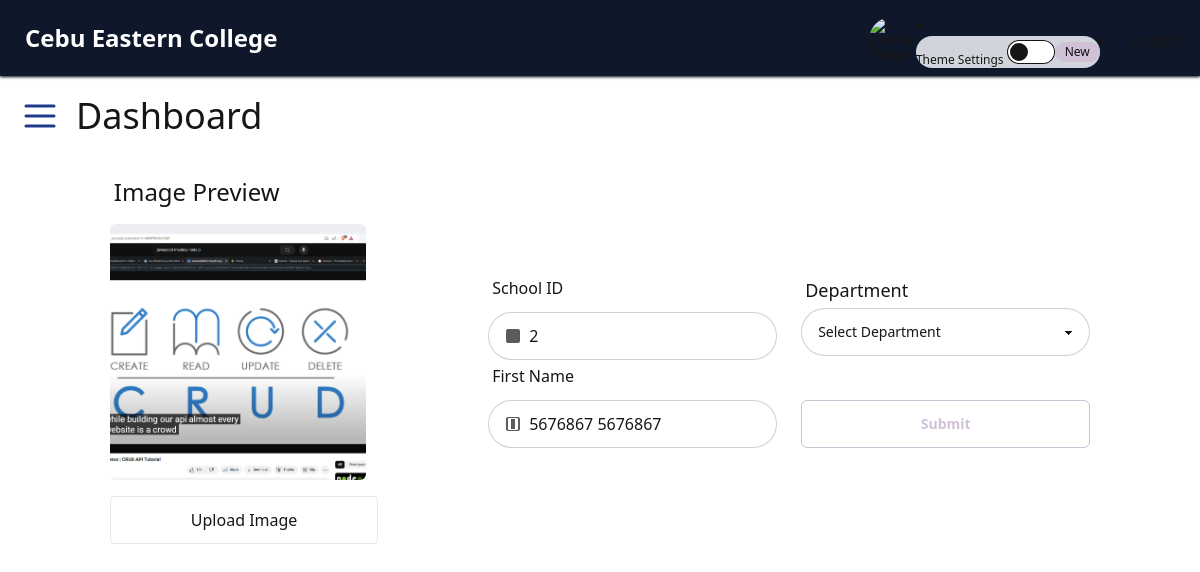
The page /admin/manage_update_teacher.php?teacher_id=2 on the database as committed earlier.
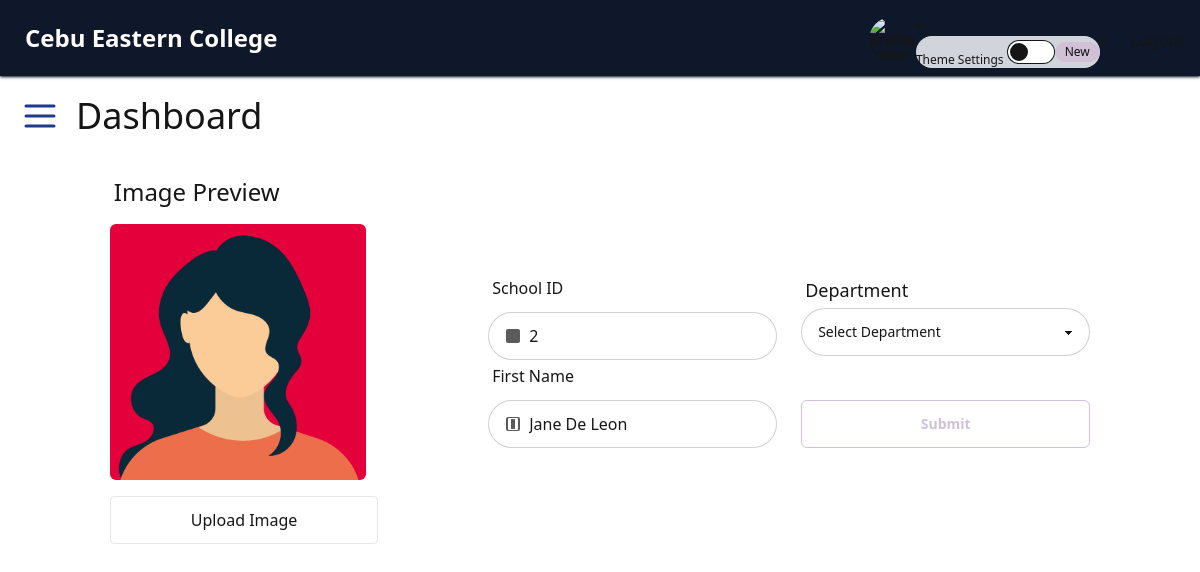
The same page on the database as committed later.
### tables this page shows
CREATE TABLE `tblteacher` (
  `teacher_id` int(11) NOT NULL,
  `school_id` int(11) NOT NULL,
  `name` varchar(255) NOT NULL,
  `department_id` int(11) NOT NULL,
  `image` varchar(255) NOT NULL
);

### admin/manage_update_teacher.php (the view, shortened to what this page needs)
<?php
include('../database/models/dbconnect.php');
$update_id = intval($_GET['teacher_id']);
$sql = "SELECT * FROM `tblteacher` WHERE teacher_id = $update_id";
$result = mysqli_query($conn, $sql);
$row = mysqli_fetch_assoc($result);
$school_id = $row['teacher_id'] ?? '';
$fullname = $row['name'] ?? '';
$image = $row['image'] ?? 'default.png';
?>
<?php include('../admin/header.php'); ?>
<!DOCTYPE html>
<html lang="en">
<head>
</head>
<body>
  <form
    action="<?php htmlspecialchars($_SERVER['PHP_SELF']) ?>"
    method="post"
    enctype="multipart/form-data">
    <div class="flex justify-evenly items-center">
      <div class="mt-4">
        <div class="m-1 flex justify-between items-center">
          <div>
            <h1 class=" text-2xl">Image Preview</h1>
          </div>
        </div>
        <div>
          <img id="image-preview"
            src="../upload/pics/<?php echo $image; ?>"
            alt="Image Preview"
            class="w-64 h-64 object-cover
                      mt-4 rounded-md">
        </div>
        <div class="mt-7">
          <label for="hen"
            class="px-20 py-3 border rounded cursor-pointer bg-base-100 relative
                  shadow-blue-400 hover:shadow-blue-500 hover:shadow-lg
                  transition duration-300 ease-in-out">
            Upload Image
          </label>
        </div>
      </div>
      <div class="grid grid-cols-2 gap-6">
        <div class="mt-8">
          <div class="m-1 flex justify-between items-center">
            <div>
              <label class="">School ID</label>
            </div>
          </div>
          <div>
            <label class="input input-bordered flex items-center gap-2 mt-3">
              <svg
                xmlns="http://www.w3.org/2000/svg"
                viewBox="0 0 16 16"
                fill="currentColor"
                class="h-4 w-4 opacity-70"
                id="id-icon">
                <path
                  d="M1 3a2 2 0 0 1 2-2h10a2 2 0 0 1 2 2v10a2 2 0 0 1-2 2H3a2 2 0 0 1-2-2V3z" />
                <path
                  d="M4 6h8v2H4V6zm0 4h5v2H4v-2z" />
              </svg>
              <input type="text" class="grow" placeholder="School ID" minlength="7" maxlength="7" name="school_id"
                autocomplete="off" value="<?php echo $school_id; ?>" />
            </label>
          </div>
          <div class="m-1 flex justify-between items-center">
            <div>
              <label class="">First Name</label>
            </div>
          </div>
          <div>
            <label class="input input-bordered flex items-center gap-2 mt-3">
              <svg
                xmlns="http://www.w3.org/2000/svg"
                viewBox="0 0 16 16"
                fill="currentColor"
                class="h-4 w-4 opacity-70"
                id="notebook-icon">
                <path
                  d="M3 1a2 2 0 0 0-2 2v10a2 2 0 0 0 2 2h10a2 2 0 0 0 2-2V3a2 2 0 0 0-2-2H3zM4 2h8a1 1 0 0 1 1 1v10a1 1 0 0 1-1 1H4a1 1 0 0 1-1-1V3a1 1 0 0 1 1-1z" />
                <path
                  d="M6 3v10h4V3H6z" />
              </svg>
              <input type="text" class="grow" placeholder="First Name" name="fname" autocomplete="off" value="<?php echo $fullname ?>" />
            </label>
          </div>
        </div>
        <div class="mt-5">
          <div class="mt-3 flex flex-col justify-center items-start">
            <div class="m-1 w-full flex justify-between items-start">
              <div>
                <label class=" text-lg">Department</label>
              </div>
            </div>
            <select class="select select-bordered w-full"
              name="department_id"
              required>
              <option value="" disabled selected>Select Department</option>
            </select>
          </div>
          <div class="mt-8">
            <div>
              <button type="submit" name="update"
                class=" btn btn-md btn-outline btn-primary mt-3 rounded-md w-full">
                Submit
              </button>
            </div>
          </div>
        </div>
      </div>
    </div>
  </form>
</body>
</html>

Rows that differ between the two databases and show on the page:
changed tblteacher id 2: image: a different picture; fname "5676867 5676867" → "Jane De Leon"
